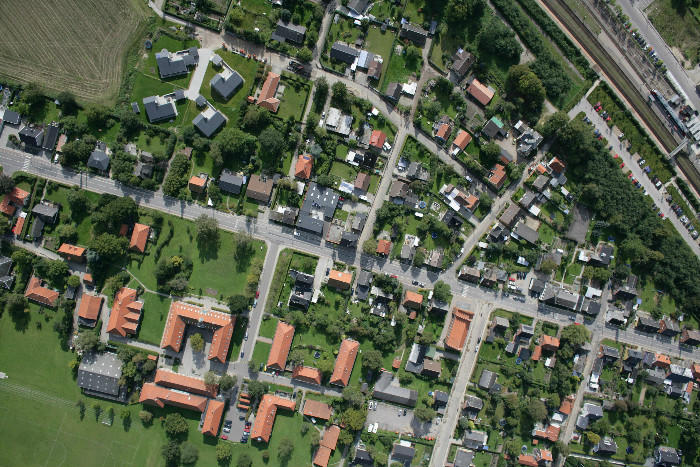
%> input picture aerial.png, 700 x 467 px
$ octave Untitled4.m   (GNU Octave 9; MATLAB toolbox functions it lacks are replaced by stand-ins)
%> lines starting %> are read from the running program, lines starting %| are printed output that depends on the picture; in (x1, y1, x2, y2) boxes, pixels count from 0 and x2, y2 are one past the last pixel; in counts of white or black regions, pixels touching at a corner belong together; the program's own positions count from 1
I = imread('aerial.png');
%> I is the input picture: size 467x700x3 uint8; mean R, G, B 89.3, 97.2, 78.1
I = rgb2gray(I);
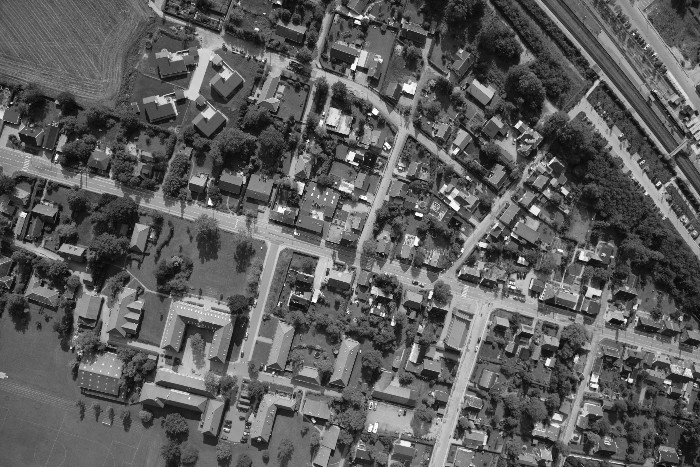
%> I: size 467x700 uint8; min 2, max 255, mean 92.7
figure, imshow(I);

E = entropyfilt(I);
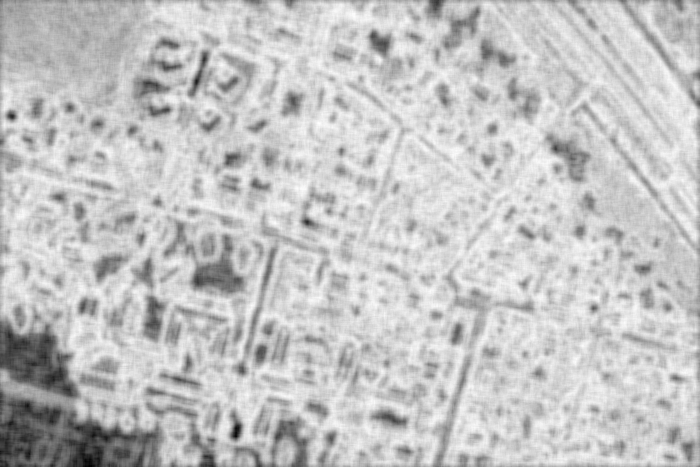
%> E: size 467x700 double; min 2.24, max 6.19, mean 5.28; drawn with min black and max white

Eim = mat2gray(E);
imshow(Eim);

BW1 = imbinarize(Eim, .8);
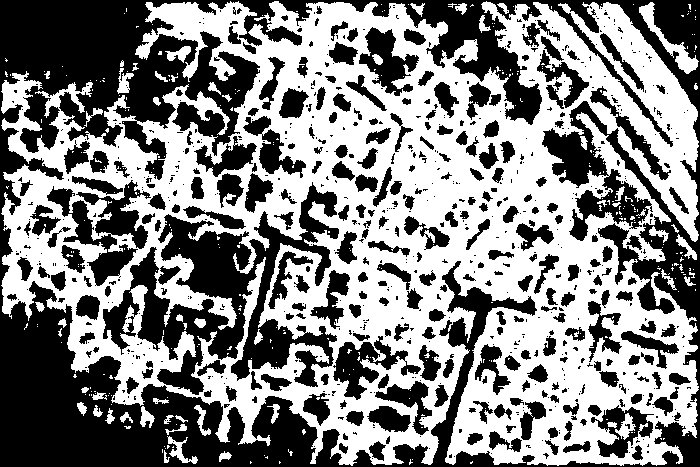
%> BW1: size 467x700 logical; 51.9% white; 776 black regions (512 under 20 px), largest, box (x1, y1, x2, y2) and area: (0, 0, 700, 467) 87069, (103, 182, 339, 395) 18048, (47, 180, 151, 286) 4009

imshow(BW1);

$ run again, with 1.jpg saved as aerial.png
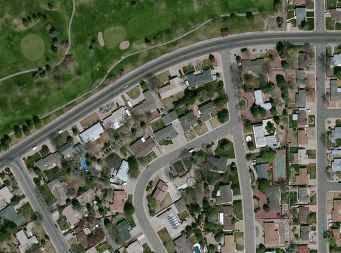
%> input picture 1.jpg, 341 x 253 px
%> I is the input picture: size 253x341x3 uint8; mean R, G, B 94.3, 99.6, 80.5
%> I: size 253x341 uint8
%> `E = entropyfilt(I);`:
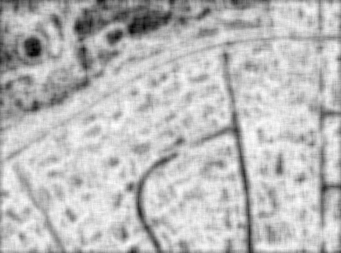
%> E: size 253x341 double; min 2.92, max 6.14, mean 5.29; drawn with min black and max white
%> `BW1 = imbinarize(Eim, .8);`:
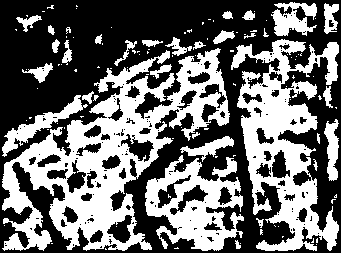
%> BW1: size 253x341 logical; 42.3% white; 121 white regions (88 under 20 px), largest, box (x1, y1, x2, y2) and area: (2, 48, 230, 251) 16028, (231, 39, 339, 251) 9923, (145, 155, 244, 251) 4862

$ run again, with 3.jpg saved as aerial.png
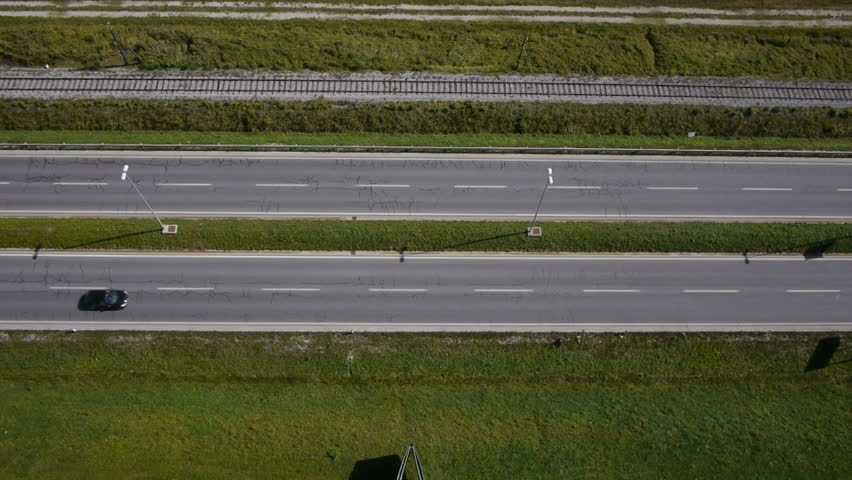
%> input picture 3.jpg, 852 x 480 px
%> I is the input picture: size 480x852x3 uint8; mean R, G, B 87.1, 87.9, 64.6
%> I: size 480x852 uint8
%> `E = entropyfilt(I);`:
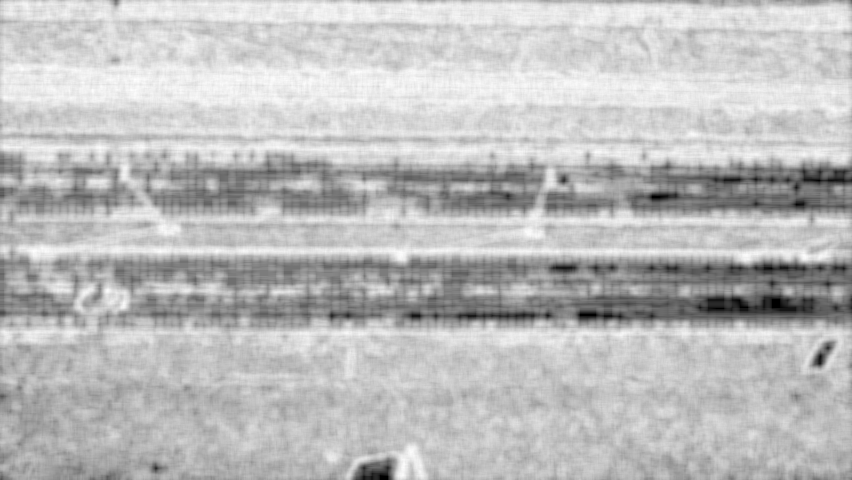
%> E: size 480x852 double; min 0, max 6.02, mean 4.46; drawn with min black and max white
%> `BW1 = imbinarize(Eim, .8);`:
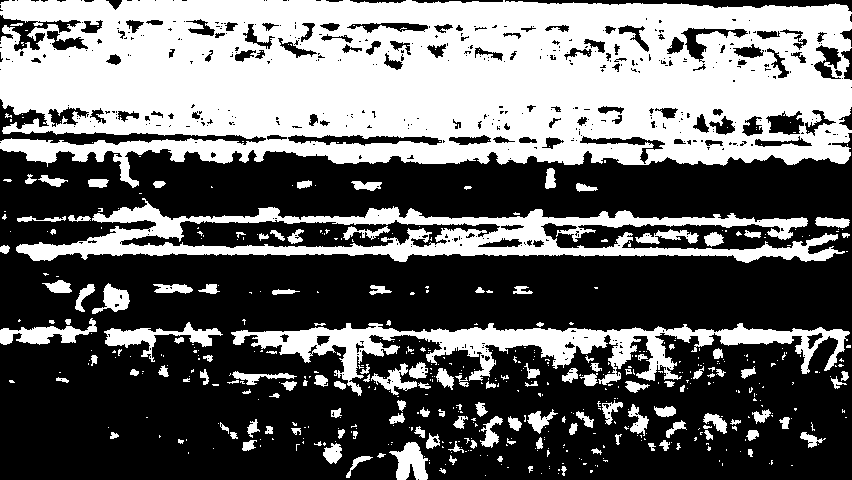
%> BW1: size 480x852 logical; 40.6% white; 543 white regions (401 under 20 px), largest, box (x1, y1, x2, y2) and area: (0, 0, 852, 188) 117115, (16, 198, 845, 263) 17822, (231, 323, 850, 396) 12781
